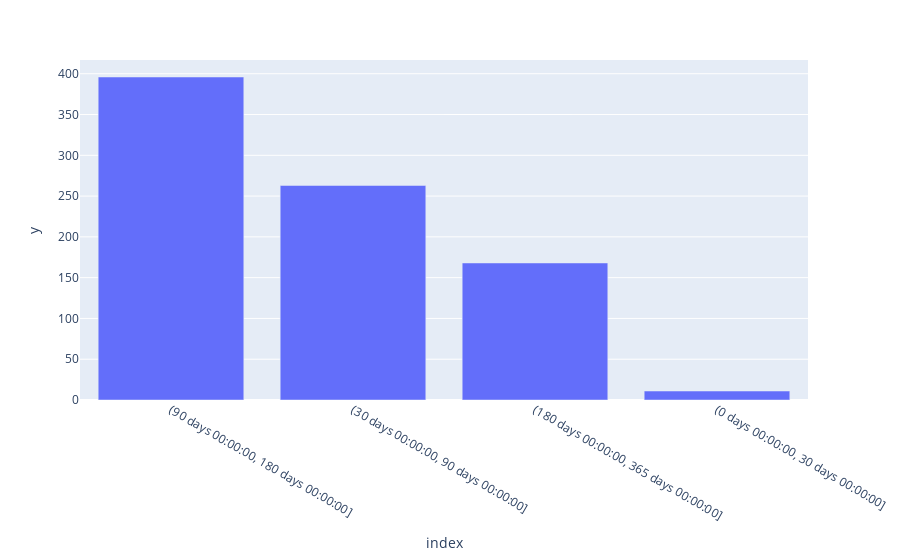

Notebook code for this chart:
### Code cell
unique_in_categories.index = unique_in_categories.index.astype(str)

fig = px.bar(unique_in_categories, x=unique_in_categories.index, y=unique_in_categories.values)
fig.show()

### Figure 1 — Plotly figure (JSON) as saved in the notebook; plotly's stock layout.template omitted (floating-point values rounded to 4 significant figures)
{"data": [{"alignmentgroup": "True", "hovertemplate": "index=%{x}<br>y=%{y}<extra></extra>", "legendgroup": "", "marker": {"color": "#636efa"}, "name": "", "offsetgroup": "", "orientation": "v", "showlegend": false, "textposition": "auto", "type": "bar", "x": ["(90 days 00:00:00, 180 days 00:00:00]", "(30 days 00:00:00, 90 days 00:00:00]", "(180 days 00:00:00, 365 days 00:00:00]", "(0 days 00:00:00, 30 days 00:00:00]"], "xaxis": "x", "y": [396, 263, 168, 11], "yaxis": "y"}], "layout": {"barmode": "relative", "legend": {"tracegroupgap": 0}, "margin": {"t": 60}, "xaxis": {"anchor": "y", "domain": [0, 1], "title": {"text": "index"}}, "yaxis": {"anchor": "x", "domain": [0, 1], "title": {"text": "y"}}}}
